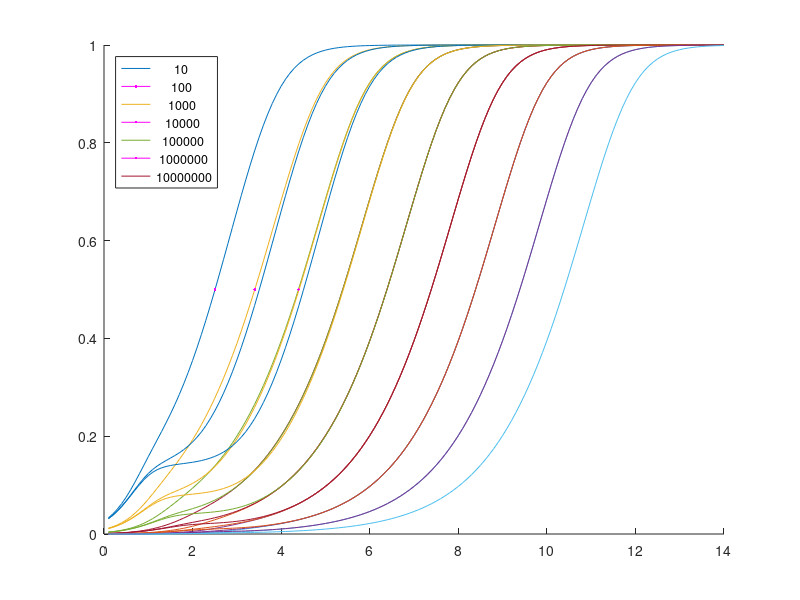
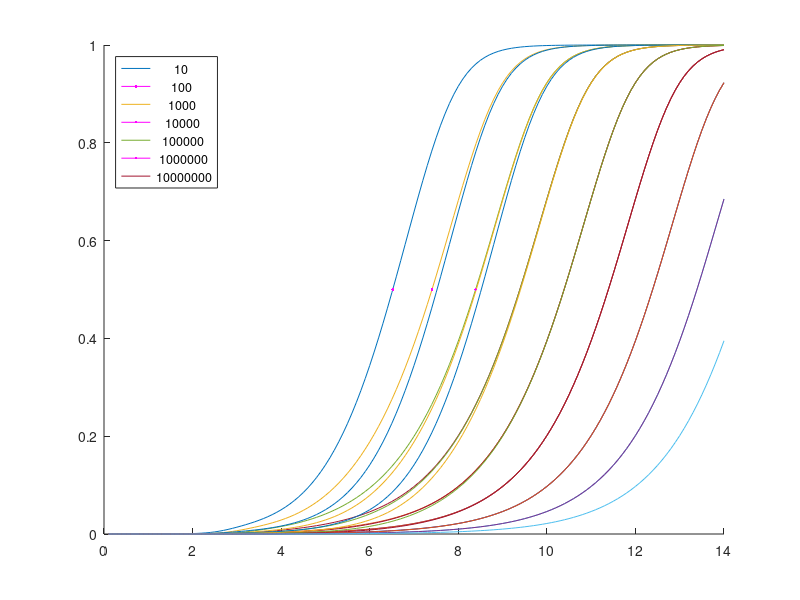
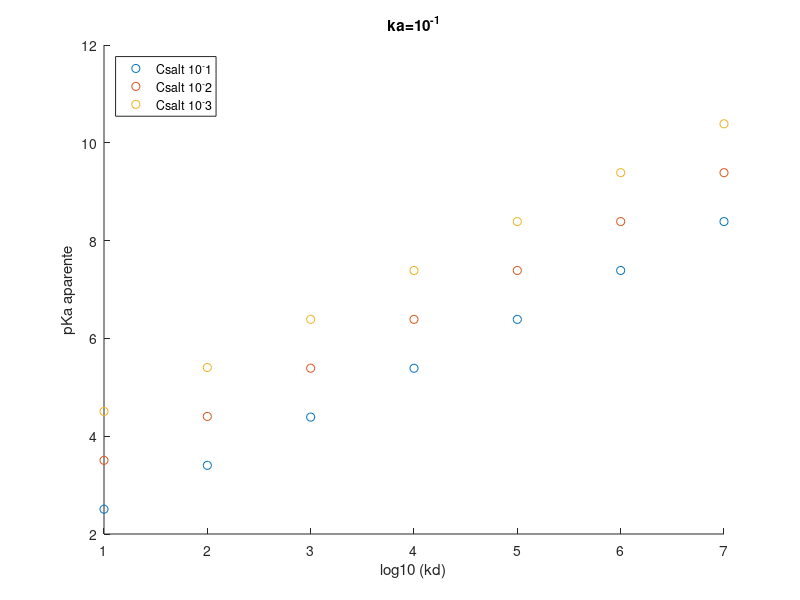
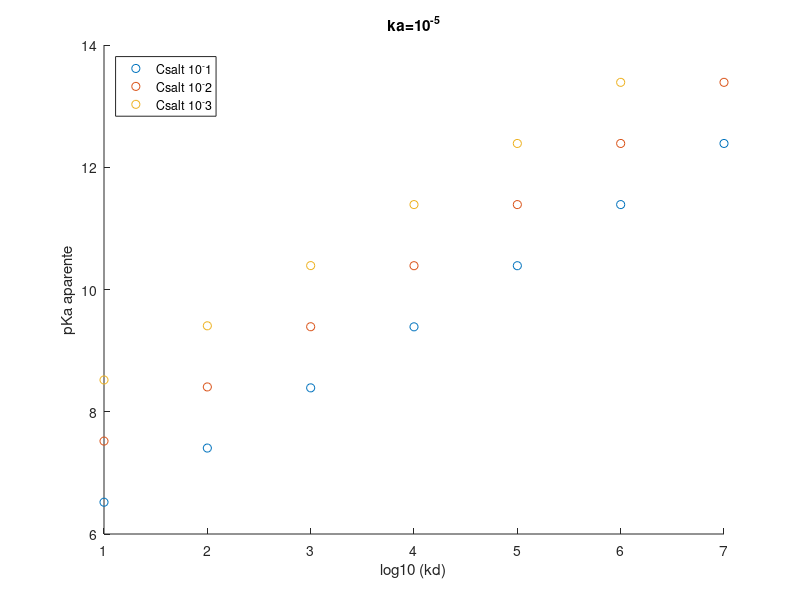

Write the MATLAB code that produced these figures, in order.
clear all;

global bet_a
global kd
global ka
global rho_h_bulk
global rho_a_bulk    
global rho_o
global psi
global f_A
global f_ha
global f_hap
  
%% NOTAS
% El programa va abrir 4 .txt  con:
%f_a vs. ph, un txt para ka=10^-1 y otro para ka = 10^-5
% pka aparente vs log10(kd), un txt para ka=10^-1 y otro para ka = 10^-5


rho_o = 0.99 ;  % monomer concentration in film (M); ~ 1
vpair = 1.0 ;   % CHECKEAR
Temp=298;       % ------ K ------%
bet_a=96485/(Temp*8.3144);		% |e|/kT in V^-1

phmax=140;
paso=0.1;
kdleg=0;
labels = {};
citermax=3;
kdmax=7;

for j=1:1:2         % 2 values of ka --> (-1),(-5)
  ka=10^(-((j-1)*4+1));    
    for citer=1:1:citermax % 3 values of csalt --> (-1),(-2),(-3)
        rho_c_bulk=10^(-citer);
        Csalt(citer)=10^(-citer);
        for kdexp=1:1:kdmax  % 8 values of  kd --> [0,7]
          kd=10^((kdexp));
          kdleg(kdexp)=10^((kdexp));
          i=0;
          for iph=1:1:phmax %% ph from 0 to 14 with 0.1
            %%%%%%%%---------%%%%%%
            %%%%%%% This part solve the system
              
            ph=iph*paso;
            rho_h_bulk=10^(-ph);	
            rho_a_bulk=10^(-ph);
            %rho_c_bulk=10^(-3);
            %ka=10^(-5);		
            f_A = 0.5;		 %% initial conditions for solver
            psi = 0;		   %% initial conditions for solver
                                       %lbounds = [0 -inf];	 %% bounds of  f_A and psi
                                       %ubounds = [1 inf]; 	 %% bounds of  f_A and psi
            Xo=[f_A,psi];	 %% CONDICIONES INICIALES PARA EL FSOLV Xo=[f_a,ps_i]%   
                           %options = optimset('Tolfun', 1E-12, 'TolX', 1e-12, 'MaxFunEvals', 10000);
                           % Func = @(X) [X(1)*(1+rho_h_bulk*(exp(-bet_a*X(2)))/ka)+(kd/ka)*rho_o*X(1)*rho_h_bulk*(exp(-bet_a*X(2)))*(X(1)+X(1)*rho_h_bulk*(exp(-bet_a*X(2)))/ka)-1;rho_a_bulk*exp(bet_a*X(2))+rho_o*X(1)-rho_h_bulk*exp(-bet_a*X(2))];
                           %  Func_corr = @(X) [rho_o*vpair*X(1)*X(1)*(1+rho_h_bulk*(exp(-bet_a*X(2)))/ka)*rho_h_bulk*(exp(-bet_a*X(2)))-ka*kd*(1-X(1)-X(1)*rho_h_bulk*(exp(-bet_a*X(2)))/ka);rho_a_bulk*exp(bet_a*X(2))+rho_o*X(1)-rho_h_bulk*exp(-bet_a*X(2))-rho_c_bulk*exp(-bet_a*X(2))];
            Func_corr = @(X) [X(1)*(1+rho_h_bulk*(exp(-bet_a*X(2)))/ka)+X(1)*X(1)*(kd*vpair*rho_o/ka)*rho_h_bulk*(exp(-bet_a*X(2)))*(1+rho_h_bulk*(exp(-bet_a*X(2)))/ka)-1;rho_a_bulk*exp(bet_a*X(2))+rho_o*X(1)-rho_h_bulk*exp(-bet_a*X(2))-rho_c_bulk*exp(-bet_a*X(2))];
                           %[X resnorm] = lsqnonlin(@myfun,Xo,lbounds,ubounds, options);
            [X,fval,info] = fsolve(Func_corr,Xo);  %INFO == 1 ==> CONVERGE;
           
          %%ESTO ES POR LO DEL TEMA DE CONVERGNECIA%% 
            if (info==1)
              psi = X(2);
              f_A = X(1);
                          %f_ha = f_A*rho_h_bulk*(exp(-bet_a*psi))/ka;
                          %f_hap =1-f_A-f_ha;
              ph_a(iph)=ph;
              m(iph,kdexp,citer)=[X(1)];  % to plot f_A vs ph
                          %n(iph,kdexp)=[f_ha];  % to plot f_ha vs ph
                          %o(iph,kdexp)=[f_hap];  % to plot f_hap vs ph
                          %check(iph,kdexp)=[sqrt(Func_corr(X)(1)^2+Func_corr(X)(2)^2 )] ;
                          %r(iph,kdexp)=[X(2)];  % to plot  psi vs ph
                          
                            
            else
              [X,fval,info] = fsolve(Func_corr,X);
              [X,fval,info] = fsolve(Func_corr,X);
              [X,fval,info] = fsolve(Func_corr,X);
              ch2=info;
              psi = X(2);
              f_A = X(1);
              f_ha = f_A*rho_h_bulk*(exp(-bet_a*psi))/ka;
              f_hap =1-f_A-f_ha;
              ph_a(iph)=ph;
              m(iph,kdexp,citer)=[X(1)];  % to plot f_A vs ph
                                                       %n(iph,kdexp)=[f_ha];  % to plot f_ha vs ph
                                                       %o(iph,kdexp)=[f_hap];  % to plot f_hap vs ph
                                                       %check(iph,kdexp)=[sqrt(Func_corr(X)(1)^2+Func_corr(X)(2)^2 )] ;
                                                       %r(iph,kdexp)=[X(2)];  % to plot  psi vs ph
             end % END OF IF/ELSE  (CONVERGENCE)
             
          end %END OF PH ITER
         
          %%%%%%%----------%%%%%%%%%5
          
          %%%%%%%%%-----------------%%%%%%%%%%%
          %%%% This part calculate the point of interpolation fa=0.5  and plot fa vs ph. remember that vector m is fa
                                          %[calc_fa_05,i]=min (abs(m(:,kdexp)-0.5)) ; %This have to calculate the nearest value of  f_a to 0.5. The output have first the value of f_a and then the position on the  vector 
                                          %pph(kdexp)=i*0.1  % with the position it's calculate the ph, for each kd,  with f_a near to 0.5
          pphs(kdexp,citer)= interp1 ( m(:,kdexp,citer),ph_a(:), 0.5,"spline"); % INTERPOLATE F_A =0.5 THE OUTPUT IS PH
        
       %% Esta parte es para graficar  fa vs  ph
          if (j==1)
            figure (1)
            hold all;
            h=plot (ph_a(1,:),m(:,kdexp,citer)');  % PLOT PH VS F_A
            y=plot (pphs(citer),0.5,"color", "m");  % PLOT THE POINT WITH f_A =0.5
            legend (cellstr (num2str (kdleg')), "location", "northwest");hold on;
            hold all;
           else
            figure (2)
            hold all;
            h=plot (ph_a(1,:),m(:,kdexp,citer)');  % PLOT PH VS F_A
            y=plot (pphs(citer),0.5,"color", "m");  % PLOT THE POINT WITH f_A =0.5
            legend (cellstr (num2str (kdleg')), "location", "northwest");hold on;
             hold all;
           end
       %% esta pare es para graficar fa vs ph   
        end % END OF KDEXP
     
      %%%%%%%%%-----------------%%%%%%%%%%%
        %% THIS PART  CALCULATE  PKA APARENTE VS LOG10(KD)  AND PRINT
      if (j==1)
          figure(3)
          hold all;
          title('ka=10^{-1}');
          xlabel('log10 (kd)');
          ylabel('pKa aparente');
          l=plot(log10(kdleg),pphs(:,citer),'o');   %This is the plot of pKa aparente vs. log10 (Kd)
          labels = {labels{:}, ["Csalt 10^-", num2str(citer)]};
          legend (labels, "location", "northwest");hold on;
          
     
      else
          figure(4)
          hold all;
          title('ka=10^{-5}');
          xlabel('log10 (kd)');
          ylabel('pKa aparente');
         l=plot(log10(kdleg),pphs(:,citer),'o');   %This is the plot of pKa aparente vs. log10 (Kd)
         labels = {labels{:}, ["Csalt 10^-", num2str(citer)]};
         legend (labels, "location", "northwest");hold on;
          
      end % if del final plot
      %%%%%%%%%-----------------%%%%%%%%%%%
      
    end % for citer
    %% THIS IS FOR fprintf in txt the results
    if(j==1)
      %% first  pka aparente vs log kd
      fid = fopen('pka_aparente_ka_1',"w");
         fprintf(fid,'log (kd) \t pka aparente con ka= 10^-1 \n');
         for q=1:1:citermax
              fprintf(fid,' Csalt = 10^-%f \n',q);
             for k=1:1:kdmax
              fprintf(fid, '%f \t %f \n',log10(kdleg(k))',pphs(k,q));
             end
         end
      fclose(fid);
      %% then fa vs ph 
      fidd = fopen ('fa_ph_ka_1',"w");
         fprintf(fidd,'ph \t fa con ka= 10^-1 \n');
         for q=1:1:citermax
              fprintf(fidd,' Csalt = 10^-%f \n',q);
             for k=1:1:kdmax
                 fprintf(fidd,' kd = 10^-%f \n',k);
                 for iiph=1:1:phmax
                  fprintf(fidd, '%f \t %f \n',ph_a(iiph),m(iiph,k,q));
                  end
             end
         end
      fclose (fidd);
      
    else
      % first pka aparente vs kd
       fide = fopen('pka_aparente_ka_5',"w"); 
         fprintf(fide,'log (kd) \t pka aparente con ka= 10^-5\n');
         for q=1:1:citermax
            fprintf(fide,' Csalt = 10^-%f \n',q);
            for k=1:1:kdmax
              fprintf(fide, '%f \t %f \n',log10(kdleg(k))',pphs(k,q));
            end
         end
       fclose(fide);
       
       %% then fa vs ph 
      fidde = fopen ('fa_ph_ka_5',"w");
         fprintf(fidde,'ph \t fa con ka= 10^-5 \n');
         for q=1:1:citermax
              fprintf(fidde,' Csalt = 10^-%f \n',q);
             for k=1:1:kdmax
                 fprintf(fidde,' kd = 10^-%f \n',k);
                 for iiph=1:1:phmax
                  fprintf(fidde, '%f \t %f \n',ph_a(iiph),m(iiph,k,q));
                  end
             end
         end
      fclose (fidde);
      
    end %if else del txt
end % for ka

%%%%%%%%%%%%%%%%%
%% NOTAS:
%%%%%%%%%%%%%%%%%
% BARRIDA EN KD   DE 0;7 EN EL EXPONENTE OK
% BARRIDA EN CSALT  DE -1;-3 EN EL EXPONENTE OK 
% BARRIDA EN KA  OK
% SACAR ARCHIVO TXT  


%%%%-----------------------------------lo que viene atras de aca es posible que se pueda tirar pero puede que use alguna que otra cosa %%%%%%%%%%%
    %clear all
    %fid = fopen('fa_ph.txt',"w");%aca no se si va w o s o sino va nada 
     %for kdexp=0:1:10
     %i=0;
     % for ph=0:paso:phmax
     %   i=i+1;
     %   fprintf(fid, '%f \t %f\n', ph,m(kdexp*(phmax/paso+1)+i) );
     % end
     %end
    %fclose(fid);

    %fide = fopen('psi_ph.txt',"w");%aca no se si va w o s o sino va nada 
     %for kdexp=0:1:10
     %i=0;
     % for ph=0:paso:phmax
      %  i=i+1;
       % fprintf(fide, '%f \t %f\n', ph,r(kdexp*(phmax/paso+1)+i) );
      %end
     %end
    %fclose(fide);

    %fidch = fopen('check_ph.txt',"w");%aca no se si va w o s o sino va nada 
    % for kdexp=0:1:10
    % i=0;
    %  for ph=0:paso:phmax
     %   i=i+1;
     %   fprintf(fidch, '%f \t %f\n', ph,check(kdexp*(phmax/paso+1)+i) );
     % end
     %end
    %fclose(fidch);

    %%------------------funciones para fsolve--------------------%%%
    %function  F = myfun(X)
        
    %global bet_a
    %global kd
    %global ka
    %global rho_h_bulk
    %global rho_a_bulk    
    %global rho_o

    %X;

    %F(1) = X(1)*(1+rho_h_bulk*(exp(-bet_a*X(2)))/ka)+(kd/ka)*rho_o*X(1)*rho_h_bulk*(exp(-bet_a*X(2)))*(X(1)+X(1)*rho_h_bulk*(exp(-bet_a*X(2)))/ka)-1;
    %F(2) = rho_a_bulk*exp(bet_a*X(2))+rho_o*X(1)-rho_h_bulk*exp(-bet_a*X(2));

    %end 
